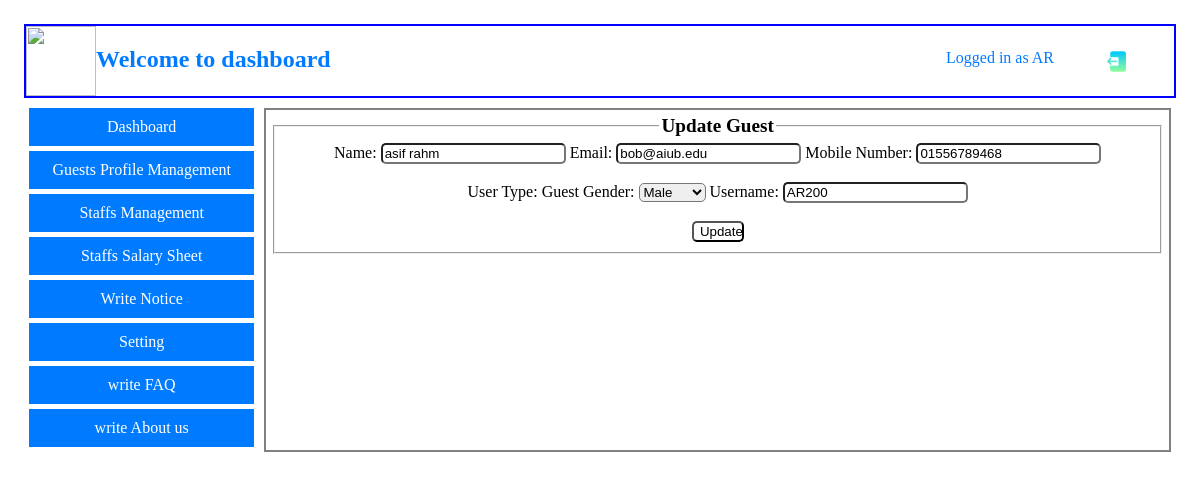
/view/guestUpdate.php?username=AR200 (signed in), run on the app's committed database.
### tables this page shows
CREATE TABLE `guestinfo` (
  `GuestId` varchar(100) NOT NULL,
  `GuestName` varchar(100) NOT NULL,
  `GuestEmail` varchar(100) NOT NULL,
  `GuestNumber` varchar(100) NOT NULL,
  `Gender` varchar(100) NOT NULL,
  `GuestUserName` varchar(100) NOT NULL,
  `GuestImg` blob NOT NULL
);

### model/guestModel.php (called while the page is built, shortened)
<?php
    function viewprofile($username){
        $con = getConnection();
        $sql = "select * from guestinfo where GuestUserName='{$username}'";
        $result = mysqli_query($con, $sql);
        $users = mysqli_fetch_assoc($result);
        return $users;
    }
?>

### view/guestUpdate.php (the view, shortened to what this page needs)
<?php
    include('../model/guestModel.php');
    if(isset($_REQUEST['username'])){
        $username = $_REQUEST['username'];
        $guest = viewprofile($username);
    }
?>
<html lang="en">
<head>
    <link rel="stylesheet" href="../assets/css/draft.css">
</head>
<body>
    <?php include('dashboard_menu.php'); ?>
    <section class="container">
        <div class="">
            <?php include('admin_menu.php'); ?>
        </div>
        <div class="info">
            <div>
                <form method="" action="" enctype="">
                    <fieldset align = "center">
                        <legend> Update Guest </legend>
                        <div class="inputbox">
                            <div>
                                Name: <input type="text" id="name" name="name" value="<?=$guest['GuestName']?>" /> <span id="nameError"> </span>
                                Email: <input type="email" id="email" name="email" value="<?=$guest['GuestEmail']?>" /> <span id="emailError"> </span>
                                Mobile Number: <input type="tel" id="number" name="number" value="<?=$guest['GuestNumber']?>" /> <span id="numberError"> </span>
                            </div> <br>
                            <div>
                                User Type: Guest
                                Gender:
                                    <select id="gender" name="gender">
                                        <option value="Male"> Male </option>
                                    </select> <span id="genderError"> </span>
                                Username: <input type="text" id="username" name="username" value="<?=$guest['GuestUserName']?>" readonly />
                            </div> <br>
                        </div>
                            <input type="button" name="submit" value="Update" class="btnn" onclick="validGuestUpdate()" />
                    </fieldset>
                </form>
            </div>
        </div>
    </section>
</body>
</html>

### assets/css/draft.css (style rules this page uses)
body { margin-top: 2%; margin-left: 2%; margin-right: 2%; }
.container { display: grid; grid-template-columns: 20% 80%; gap: 10px; }
.info { background-color: transparent; margin-right: 15px; padding: 5px; border: 2px solid gray; }
.inputbox { display: grid; width: 100%; }
.btnn { background-color: white; border-radius: 5px; width: 6%; }
input { border-radius: 5px; }
select { border-radius: 5px; }

### assets/css/styles.css (style rules this page uses)
body { margin-top: 2%; margin-left: 2%; margin-right: 2%; }

### assets/css/body.css (style rules this page uses)
body { margin: 0; padding: 0; }
legend { font-size: 1.2em; font-weight: bold; }

### data on the page
guestinfo: name "asif rahm", email "bob@aiub.edu", number "01556789468", username "AR200"

### other printed values
$_SESSION['user']['username'] "AR"
